Frame 1 (no input): blank canvas, image omitted
Frame 60 (no input): blank canvas, image omitted
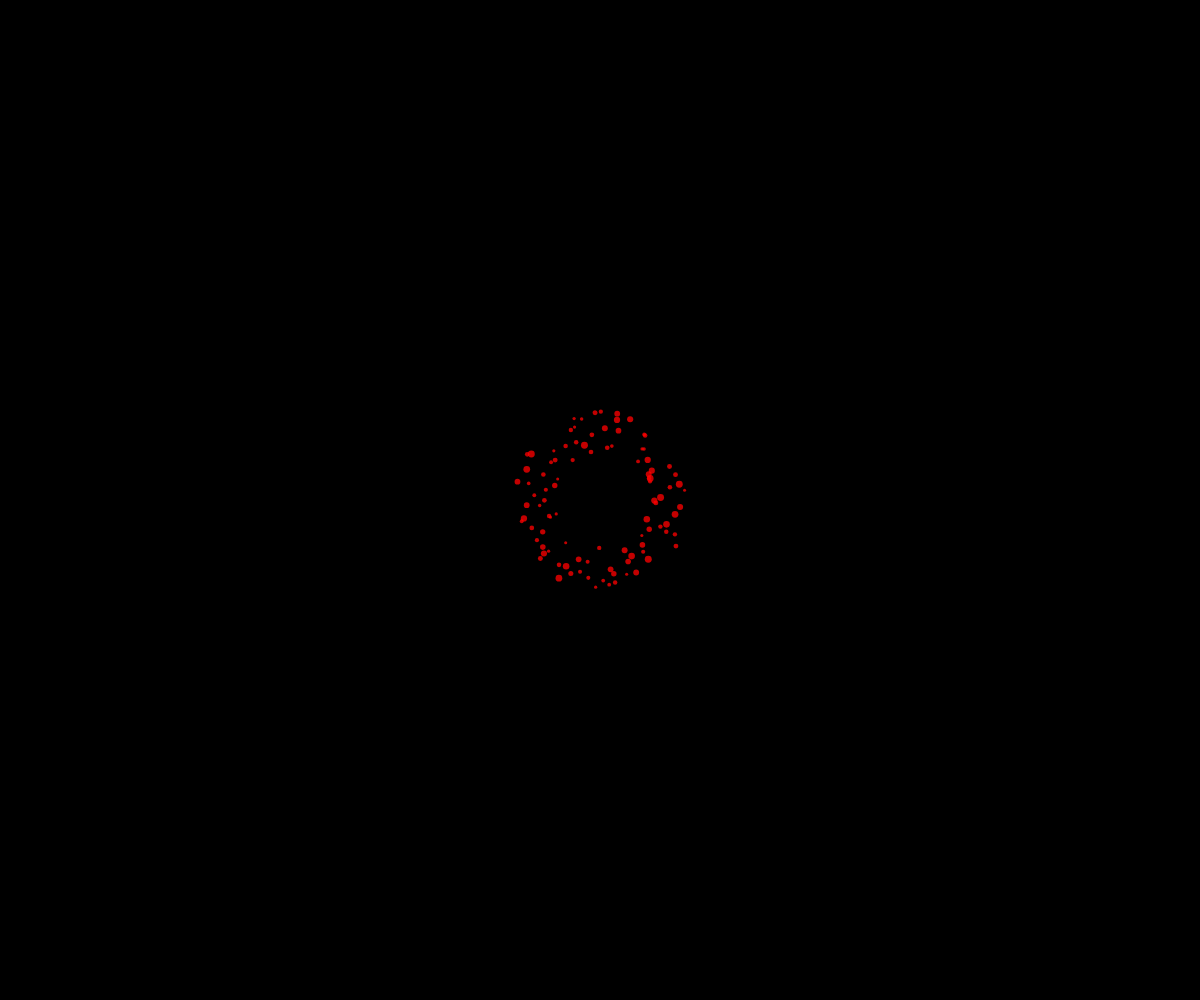
Frame 120 (the mouse pressed at the canvas centre since frame 60)

The p5.js sketch whose frames 1 and 60 were blank and that drew this single picture after the mouse press (run headless with seeded random() and noise() and a simulated clock; from frame 60 on, the mouse is pressed at the canvas centre):

// p5.js sketch
// ── sketch.js
// Fireworks OOP Demo
let fireworks = [];

function setup() {
  createCanvas(windowWidth, windowHeight);
 
}

function draw() {
  background(0);

  for (let i=fireworks.length-1; i>=0; i--) {
    if (fireworks[i].isDead()) {
      fireworks.splice(i, 1);
    }
    else {
      fireworks[i].move();
      fireworks[i].display();
    }
  }
}

function mousePressed() {
  angleMode(DEGREES);
  let numberOfFireworks = 100;
  let theta = 0;
  for (let i=0; i<numberOfFireworks; i++) {
    let dx = cos(theta + random(-1, 1)) * random(0.75, 1.5);
    let dy = sin(theta + random(-1, 1)) * random(0.75, 1.5);

    let myParticle = new Particle(mouseX, mouseY, dx, dy);
    fireworks.push(myParticle);

    theta += (360 / numberOfFireworks);
  }
}

class Particle {
  constructor(x, y, dx, dy) {
    this.x = x;
    this.y = y;
    this.size = random(3, 7);
    this.alpha = 255;
    this.theColour = color(255, 0, 0, this.alpha);
    this.dx = dx; //random(-5, 5);
    this.dy = dy; //random(-5, 5);
  }

  display() {
    noStroke();
    fill(this.theColour);
    circle(this.x, this.y, this.size);
  }

  move() {
    this.alpha--;
    this.theColour = color(255, 0, 0, this.alpha);

    this.x += this.dx;
    this.y += this.dy;
  }

  isDead() {
    return this.alpha < 0;
  }
}
